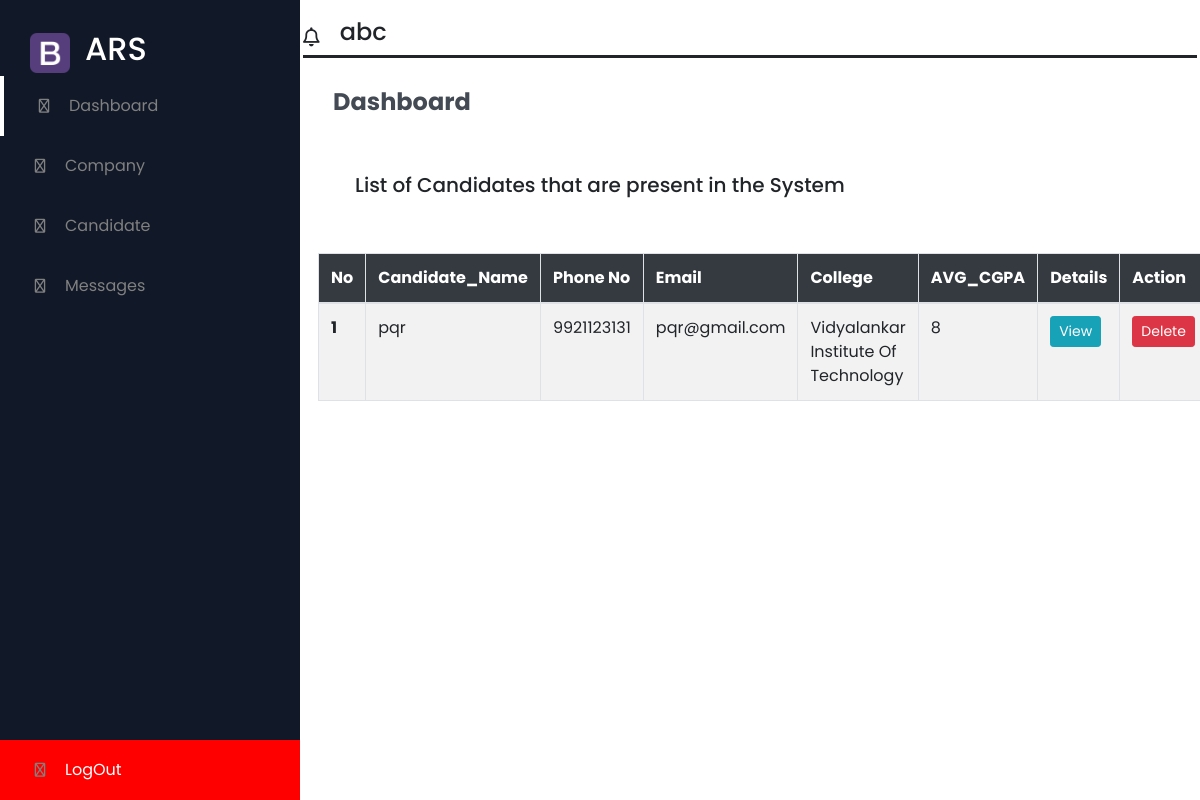
Screenshot of /check/candihomepage/ (signed in) with the database file from the repository.
### resume/models.py (models this page shows)
class Candidate(models.Model):
    candidate_name = models.CharField(max_length=20000)
    candidate_email=models.CharField(max_length=100)
    pass1=models.CharField(max_length=10,default="")
    pass2=models.CharField(max_length=10,default="")
    username=models.CharField(max_length=100,unique=True)
    phno = models.CharField(max_length=1000)
    address = models.CharField(max_length=7000)
    college = models.CharField(max_length=4000)
    cgpa = models.CharField(max_length=2000)

### AdminPanel/views.py (the view)
# urls.py: path('candihomepage/',views.candihomepage,name='candihomepage'),
def candihomepage(request):
    candilist=Candidate.objects.all()
    context={
        'candilist':candilist
    }
    return render(request,'AdminPanel/candidate.html',context)

### AdminPanel/templates/AdminPanel/candidate.html (shortened to what this page needs)
{% load static %}
<!DOCTYPE html>
<html lang="en">
<head>
    <link rel="stylesheet" type="text/css" href="{% static 'style.css' %}?{% now "U" %}">
    <link href="https://cdnjs.cloudflare.com/ajax/libs/font-awesome/5.13.0/css/all.min.css" rel="stylesheet">
    <link rel="stylesheet" href="https://cdnjs.cloudflare.com/ajax/libs/font-awesome/6.2.0/css/all.min.css" />
    <link rel="stylesheet" href="https://cdnjs.cloudflare.com/ajax/libs/font-awesome/4.7.0/css/font-awesome.min.css">
    <link rel="stylesheet" href="https://cdn.jsdelivr.net/npm/bootstrap@4.6.2/dist/css/bootstrap.min.css">
</head>
<body>
    <section id="menu">
        <div class="logo">
        <img src="../static/img/portfolio/apple-touch-icon.png" alt="">
        <h2>ARS</h2>
    </div>
    <div class="items">
        <li><i class="fa-regular fa-chart-line"></i><a href="">Dashboard</a></li>
        <li><i class="fa-regular fa-chart-line"></i><a href="{%url 'adminhome' %}">Company</a></li>
        <li><i class="fa-regular fa-chart-line"></i><a href="{%url 'candihomepage' %}">Candidate</a></li>
        <li><i class="fa-regular fa-chart-line"></i><a href="">Messages</a></li>
        <li style="background-color:red; position: absolute;width:100%; bottom: 0;"><i class="fa-regular fa-chart-line"></i><a href="{% url 'logout-redirect' %}" style="color:white">LogOut</a></li>
    </div>
    </section>
    <section class="section1">
        <div class="navigation">
            <div class="profile">
                <i class="far fa-bell"></i>
                <h4 class="mr-5">{{user.username}}</h4>
            </div>
        </div>
        <h3 class="i-name">Dashboard</h3>
<div class="container ml-1 p-5">
        <h5 class="">List of Candidates that are present in the System</h5>
</div>
<div class="container">
<div class="table w-75 mr-0">
    <table  class="table table-bordered table-hover table-striped">
        <thead class="pb-5">
          <tr class="bg-dark text-white ">
            <th style="width: 8px;" scope="col">No</th>
            <th style="width: 50%;" scope="col">Candidate_Name</th>
            <th style="width: 20%;" scope="col">Phone No</th>
            <th style="width: 40%;" scope="col">Email</th>
            <th style="width: 30%;" scope="col">College</th>
            <th style="width: 30%;" scope="col">AVG_CGPA</th>
            <th style="width: 20%;" scope="col">Details</th>
            <th style="width: 20%;" scope="col">Action</th>
          </tr>
        </thead>
        <tbody>
          {% for i in candilist %}
          <tr>
            <th scope="row">{{ forloop.counter }}</th>
            <td>{{i.candidate_name}}</td>
            <td>{{i.phno}}</td>
            <td>{{i.candidate_email}}</td>
            <td>{{i.college}}</td>
            <td>{{i.cgpa}}</td>
            <td><button  class="btn btn-info btn-sm resume">View</button></td>
            <td class="">
                    <a onclick="return confirm('Are you sure you want to delete this Candidate?')" href="{% url 'delcandidate' i.id %}"><button type="submit"class="btn btn-danger btn-sm accept">Delete</button></a>
            </td>
          </tr>
          {% endfor %}
        </tbody>
      </table>
</div>
</div>
</section>
</body>
</html>

### Company/static/style.css (style rules this page uses)
* { margin: 0; padding: 0; box-sizing: border-box; font-family: 'Poppins',sans-serif; }
body { background: #f5f5f5; }
#menu { background: #111827; width: 300px ; height: 100%; position: fixed; top: 0; left: 0; }
#menu .logo { display: flex; align-items: center; color: #fff; padding: 30px 0 0 30px; }
#menu .logo img { width: 40px; margin-right: 15px; }
#menu .items li { list-style: none; padding: 15px 0; }
#menu .items li i { color: grey; width: 30px; height: 30px; line-height: 30px; text-align: center; font-size: 14px; margin: 0 10px 0 25px; }
#menu .items li a { text-decoration: none; color: gray; font-weight: 300px; transition: 0.3s ease; }
#menu .items li:nth-child(1) { border-left: 4px solid #fff; }
.section1 { margin-left: 300px; border:3px solid white; border-radius: 30px; }
.section1 .navigation { display: flex; align-items: center; justify-content: space-between; background: #fff; padding-top: 15px; border-bottom: 3px solid; }
.section1 .navigation .profile { margin-left: 0; display: flex; justify-content: flex-start; align-items: center; }
.section1 .navigation .profile i { margin-right: 20px; font-size: 19px; font-weight: 400px; }
.i-name { color: #444a53; padding: 30px 0px 0 30px; font-size: 24px; font-weight: 700; }

### rows the page displays
Candidate: candidate_name "pqr", phno "9921123131", candidate_email "pqr@gmail.com", college "Vidyalankar Institute Of Technology", cgpa "8"

### other values shown
{{ user.username }} "abc"
